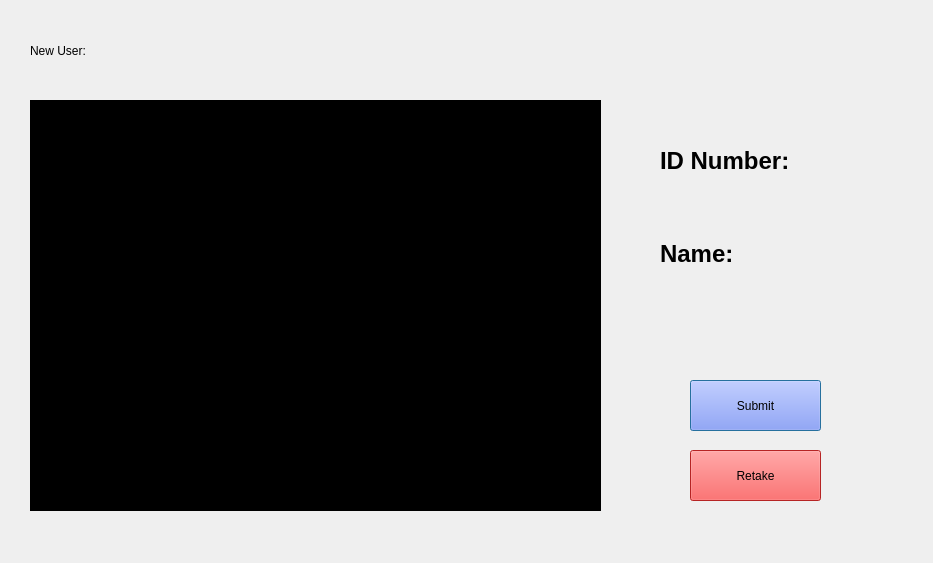
<?xml version="1.0" encoding="UTF-8"?>
<ui version="4.0">
 <class>Dialog</class>
 <widget class="QDialog" name="Dialog">
  <property name="geometry">
   <rect>
    <x>0</x>
    <y>0</y>
    <width>933</width>
    <height>563</height>
   </rect>
  </property>
  <property name="windowTitle">
   <string>New User</string>
  </property>
  <widget class="QLabel" name="capture">
   <property name="geometry">
    <rect>
     <x>30</x>
     <y>100</y>
     <width>571</width>
     <height>411</height>
    </rect>
   </property>
   <property name="autoFillBackground">
    <bool>false</bool>
   </property>
   <property name="styleSheet">
    <string notr="true">background-color: rgb(0, 0, 0);</string>
   </property>
   <property name="text">
    <string/>
   </property>
  </widget>
  <widget class="QWidget" name="verticalLayoutWidget">
   <property name="geometry">
    <rect>
     <x>660</x>
     <y>140</y>
     <width>201</width>
     <height>181</height>
    </rect>
   </property>
   <layout class="QVBoxLayout" name="verticalLayout">
    <item>
     <widget class="QLabel" name="label_2">
      <property name="font">
       <font>
        <family>MS Shell Dlg 2</family>
        <pointsize>18</pointsize>
        <weight>75</weight>
        <italic>false</italic>
        <bold>true</bold>
       </font>
      </property>
      <property name="styleSheet">
       <string notr="true"/>
      </property>
      <property name="text">
       <string>ID Number:</string>
      </property>
     </widget>
    </item>
    <item>
     <widget class="QLabel" name="cap_id_num">
      <property name="styleSheet">
       <string notr="true">font: 16pt &quot;MS Shell Dlg 2&quot;;</string>
      </property>
      <property name="text">
       <string/>
      </property>
     </widget>
    </item>
    <item>
     <widget class="QLabel" name="label_3">
      <property name="font">
       <font>
        <family>MS Shell Dlg 2</family>
        <pointsize>18</pointsize>
        <weight>75</weight>
        <italic>false</italic>
        <bold>true</bold>
       </font>
      </property>
      <property name="styleSheet">
       <string notr="true"/>
      </property>
      <property name="text">
       <string>Name:</string>
      </property>
     </widget>
    </item>
    <item>
     <widget class="QLabel" name="cap_name">
      <property name="styleSheet">
       <string notr="true">font: 16pt &quot;MS Shell Dlg 2&quot;;</string>
      </property>
      <property name="text">
       <string/>
      </property>
     </widget>
    </item>
   </layout>
  </widget>
  <widget class="QPushButton" name="submitbutton">
   <property name="geometry">
    <rect>
     <x>690</x>
     <y>380</y>
     <width>131</width>
     <height>51</height>
    </rect>
   </property>
   <property name="styleSheet">
    <string notr="true">font: 75 18pt &quot;Rockwell&quot;;
background-color: rgb(115, 134, 255);</string>
   </property>
   <property name="text">
    <string>Submit</string>
   </property>
  </widget>
  <widget class="QPushButton" name="againbutton">
   <property name="geometry">
    <rect>
     <x>690</x>
     <y>450</y>
     <width>131</width>
     <height>51</height>
    </rect>
   </property>
   <property name="styleSheet">
    <string notr="true">font: 75 18pt &quot;Rockwell&quot;;
background-color: rgb(255, 51, 51);</string>
   </property>
   <property name="text">
    <string>Retake</string>
   </property>
  </widget>
  <widget class="QLabel" name="label">
   <property name="geometry">
    <rect>
     <x>30</x>
     <y>30</y>
     <width>251</width>
     <height>41</height>
    </rect>
   </property>
   <property name="styleSheet">
    <string notr="true">font: 75 28pt &quot;Agency FB&quot;;</string>
   </property>
   <property name="text">
    <string>New User:</string>
   </property>
  </widget>
  <widget class="QLabel" name="label_4">
   <property name="geometry">
    <rect>
     <x>0</x>
     <y>0</y>
     <width>931</width>
     <height>561</height>
    </rect>
   </property>
   <property name="text">
    <string/>
   </property>
   <property name="pixmap">
    <pixmap>bg.jpg</pixmap>
   </property>
  </widget>
  <zorder>label_4</zorder>
  <zorder>capture</zorder>
  <zorder>verticalLayoutWidget</zorder>
  <zorder>submitbutton</zorder>
  <zorder>againbutton</zorder>
  <zorder>label</zorder>
 </widget>
 <resources/>
 <connections/>
</ui>
